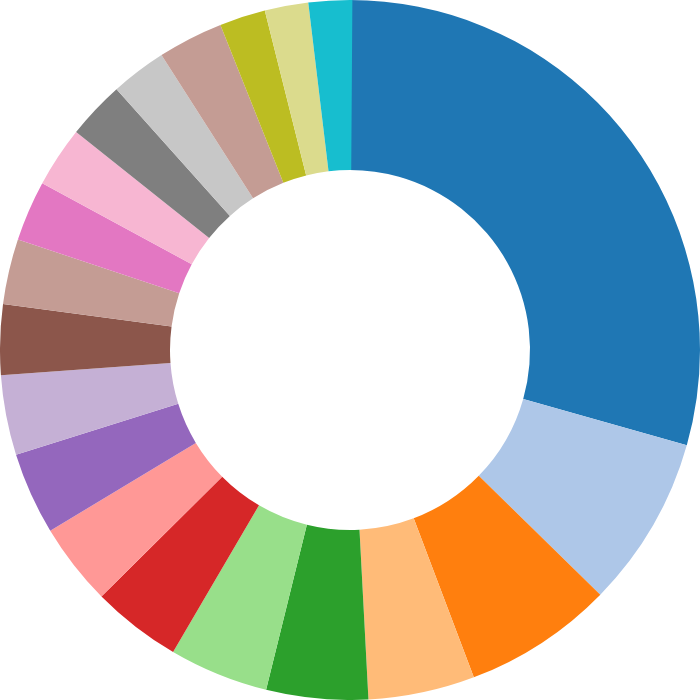

Express this chart as Vega-Lite.
### Vega specification from a JSON file in a GitHub repository (floating-point values rounded to 4 significant figures)
{"$schema": "https://vega.github.io/schema/vega/v5.json", "width": 350, "height": 350, "autosize": "none", "signals": [{"name": "startAngle", "value": 0, "bind": {"input": "range", "min": 0, "max": 6.29, "step": 0.01}}, {"name": "endAngle", "value": 6.29, "bind": {"input": "range", "min": 0, "max": 6.29, "step": 0.01}}, {"name": "padAngle", "value": 0, "bind": {"input": "range", "min": 0, "max": 0.1}}, {"name": "innerRadius", "value": 90, "bind": {"input": "range", "min": 0, "max": 120, "step": 1}}, {"name": "cornerRadius", "value": 0, "bind": {"input": "range", "min": 0, "max": 10, "step": 0.5}}, {"name": "sort", "value": false, "bind": {"input": "checkbox"}}], "data": [{"name": "table", "values": [{"Operator": "Aeroflot", "Value": 263}, {"Operator": "Air France", "Value": 71}, {"Operator": "Deutsche Lufthansa", "Value": 62}, {"Operator": "United Air Lines", "Value": 44}, {"Operator": "China National Aviation Corporation", "Value": 42}, {"Operator": "Pan American World Airways", "Value": 41}, {"Operator": "American Airlines", "Value": 37}, {"Operator": "Indian Airlines", "Value": 34}, {"Operator": "KLM Royal Dutch Airlines", "Value": 34}, {"Operator": "Philippine Air Lines", "Value": 33}, {"Operator": "British Overseas Airways", "Value": 29}, {"Operator": "Avianca", "Value": 27}, {"Operator": "Eastern Airlines", "Value": 25}, {"Operator": "Northwest Orient Airlines", "Value": 25}, {"Operator": "Sabena", "Value": 24}, {"Operator": "Imperial Airways", "Value": 23}, {"Operator": "Avianca", "Value": 27}, {"Operator": "British European Airways", "Value": 19}, {"Operator": "Garuda Indonesia Airlines", "Value": 18}, {"Operator": "Merpati Nusantara Airlines", "Value": 18}], "transform": [{"type": "pie", "field": "Value", "startAngle": {"signal": "startAngle"}, "endAngle": {"signal": "endAngle"}, "sort": {"signal": "sort"}}]}], "scales": [{"name": "color", "type": "ordinal", "domain": {"data": "table", "field": "Operator"}, "range": {"scheme": "category20"}}], "marks": [{"type": "arc", "from": {"data": "table"}, "encode": {"enter": {"fill": {"scale": "color", "field": "Operator"}, "x": {"signal": "width / 2"}, "y": {"signal": "height / 2"}, "tooltip": {"signal": "{'Operator': datum.Operator, 'Count': datum.Value}"}}, "update": {"startAngle": {"field": "startAngle"}, "endAngle": {"field": "endAngle"}, "padAngle": {"signal": "padAngle"}, "innerRadius": {"signal": "innerRadius"}, "outerRadius": {"signal": "width / 2"}, "cornerRadius": {"signal": "cornerRadius"}}}}], "encoding": {"theta": {"field": "Value", "type": "quantitative"}, "color": {"field": "Operator", "type": "nominal"}}}
